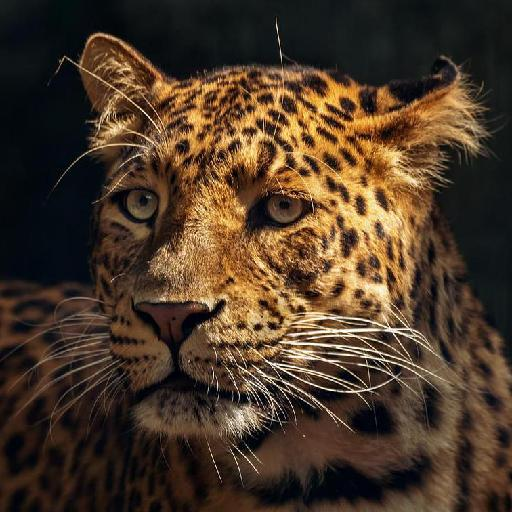
#> input picture src/7.jpg, 512 x 512 px
$ python imgtomat.py
#> lines starting #> are read from the running program, lines starting #| are printed output that depends on the picture
import cv2
import numpy as np
import matplotlib.pyplot as plt
import math
#np.set_printoptions(threshold=np.inf)

image = cv2.imread("7.jpg")
#> image is the input picture: shape (512, 512, 3); mean B, G, R 39.8, 56.5, 75
image_rgb=cv2.cvtColor(image, cv2.COLOR_BGR2RGB)
image_mat = image_rgb/255
r=image_mat[:,:,0]
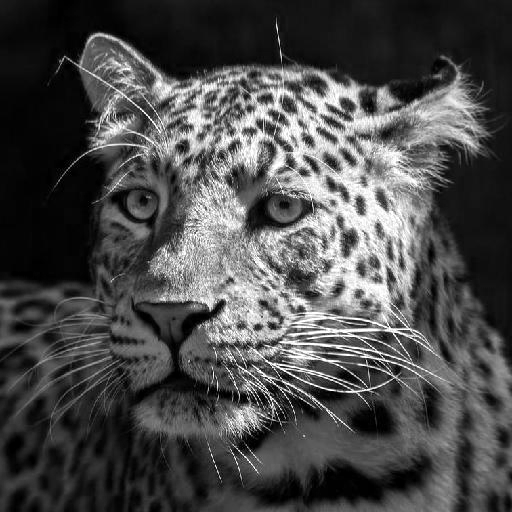
#> r: shape (512, 512) float64; min 0, max 1, mean 0.294
g=image_mat[:,:,1]
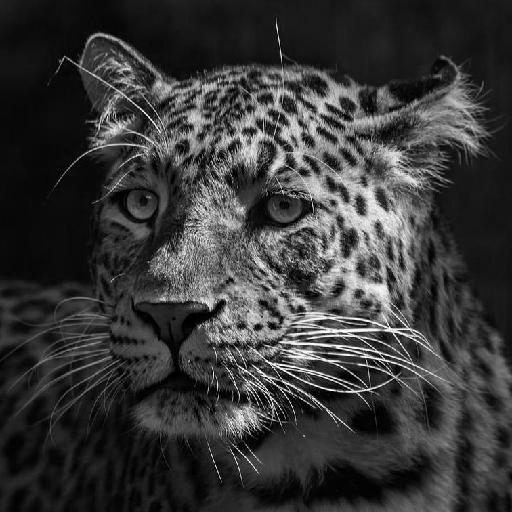
#> g: shape (512, 512) float64; min 0, max 1, mean 0.221
b=image_mat[:,:,2]
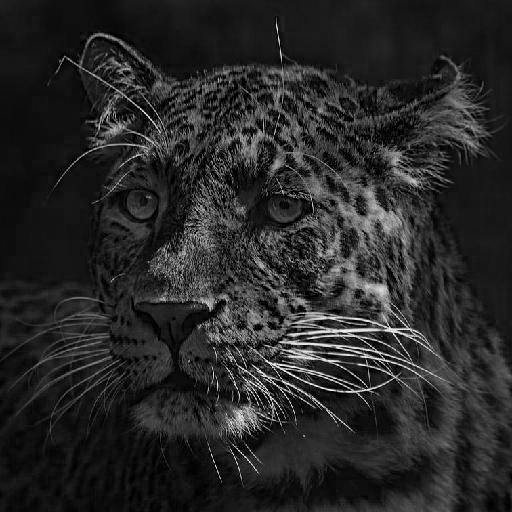
#> b: shape (512, 512) float64; min 0, max 0.973, mean 0.156
row=len(r)
#> row = 512
col=len(r[0])
#> col = 512
cmax=([[0 for i in range(col)] for j in range(row)])
cmin=([[0 for i in range(col)] for j in range(row)])
delta=([[0 for i in range(col)] for j in range(row)])
h=([[0 for i in range(col)] for j in range(row)])
s=([[0 for i in range(col)] for j in range(row)])
v=cmax


for i in range(row):
    for j in range(col):
        cmax[i][j]=max(r[i][j],g[i][j],b[i][j])
        cmin[i][j]=min(r[i][j],g[i][j],b[i][j])
        delta[i][j]=cmax[i][j]-cmin[i][j]
#> after the loop, cmax = 512 items; cmin = 512 items; delta = 512 items
for i in range(row):
    for j in range(col):
        if (delta[i][j]==0):
            h[i][j]=0
        elif (cmax[i][j]==r[i][j]):
            h[i][j]=60*(((g[i][j]-b[i][j])/delta[i][j])%6)
        elif (cmax[i][j]==g[i][j]):
            h[i][j]=60*(((b[i][j]-r[i][j])/delta[i][j])+2)
        else:
            h[i][j]=60*(((r[i][j]-g[i][j])/delta[i][j])+4)
        if (cmax[i][j]!=0):
            s[i][j]=delta[i][j]/cmax[i][j]
#> after the loop, h = 512 items; s = 512 items

hsv=np.transpose([h, s, v], (1, 2, 0))
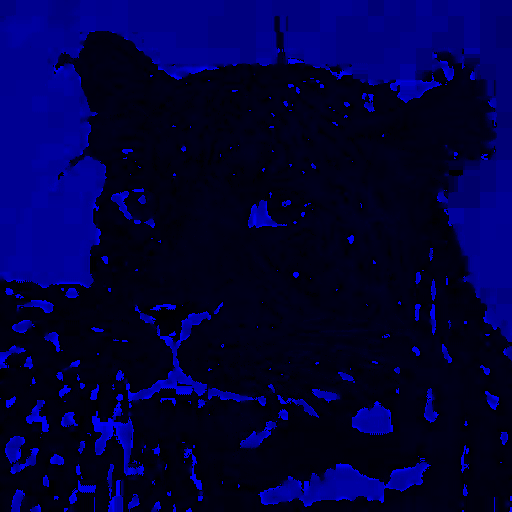
#> hsv: shape (512, 512, 3) float64; mean of channels 0, 1, 2 83.9, 0.5, 0.3; drawn with min black and max white


image_hsv=cv2.cvtColor(image, cv2.COLOR_BGR2HSV)
#> image_hsv: shape (512, 512, 3); mean H, S, V 42, 127.6, 77.2
cv2.imshow("bgr?", image)
cv2.imshow("hsvmatrix", hsv)
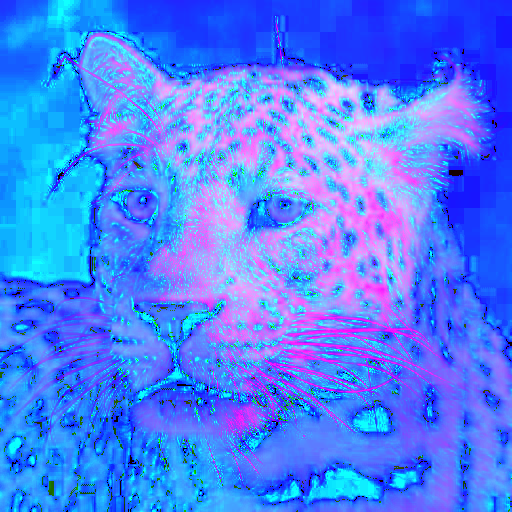
#> window 'hsvmatrix': shape (512, 512, 3); mean B, G, R 251.1, 127.2, 77.2
cv2.imshow("hsvcv2", image_hsv)
cv2.waitKey(0)
cv2.destroyAllWindows()

$ run again, with src/0.jpg copied over src/7.jpg
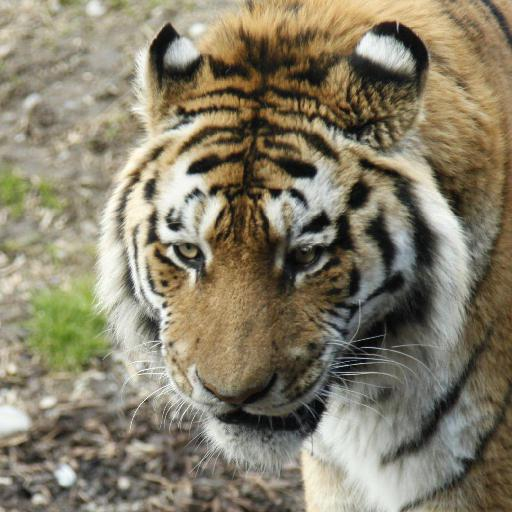
#> input picture src/0.jpg, 512 x 512 px
#> image is the input picture: shape (512, 512, 3); mean B, G, R 105.7, 126.8, 134.5
#> `b=image_mat[:,:,2]`:
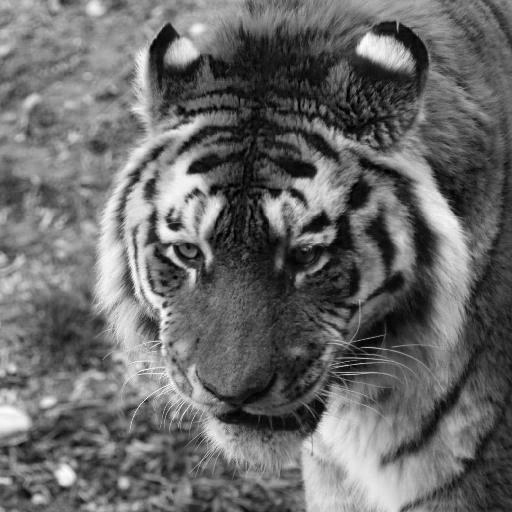
#> b: shape (512, 512) float64; min 0, max 1, mean 0.415
#> row = 512
#> after the loop `for i in range(row):`: cmax = 512 items
#> image_hsv: shape (512, 512, 3); mean H, S, V 30.1, 62.4, 135.8
#> `cv2.imshow("hsvmatrix", hsv)`:
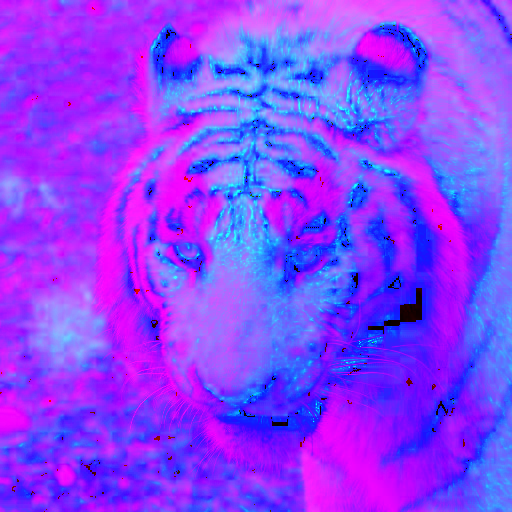
#> window 'hsvmatrix': shape (512, 512, 3); mean B, G, R 253.2, 61.9, 135.8

$ run again, with src/2.jpg copied over src/7.jpg
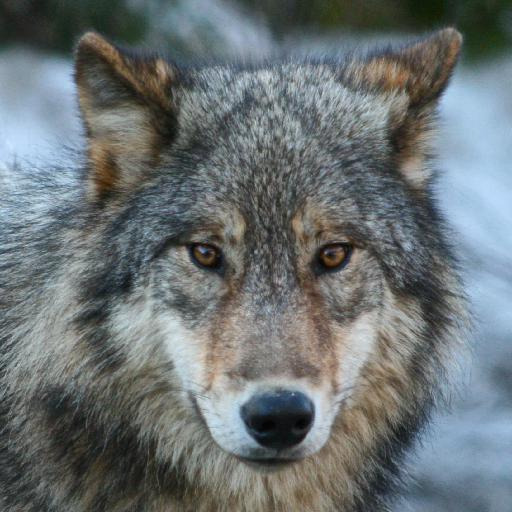
#> input picture src/2.jpg, 512 x 512 px
#> image is the input picture: shape (512, 512, 3); mean B, G, R 115.7, 114, 106.8
#> `b=image_mat[:,:,2]`:
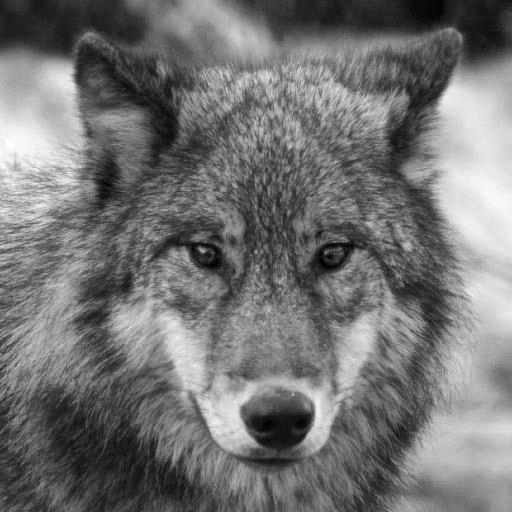
#> b: shape (512, 512) float64; min 0, max 1, mean 0.454
#> row = 512
#> after the loop `for i in range(row):`: cmax = 512 items
#> image_hsv: shape (512, 512, 3); mean H, S, V 70.9, 42.2, 121.8
#> `cv2.imshow("hsvmatrix", hsv)`:
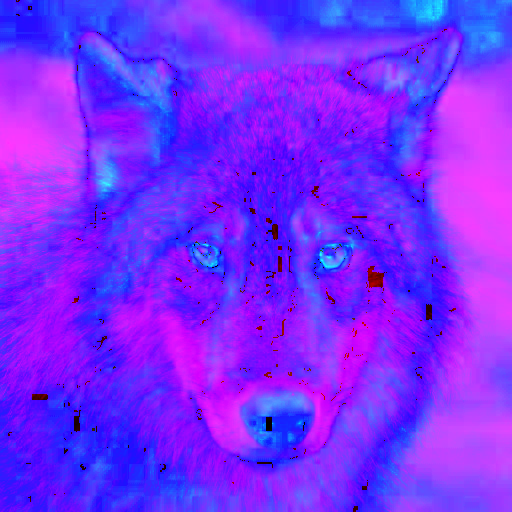
#> window 'hsvmatrix': shape (512, 512, 3); mean B, G, R 252.8, 41.7, 121.8

$ run again, with src/3549.jpg copied over src/7.jpg
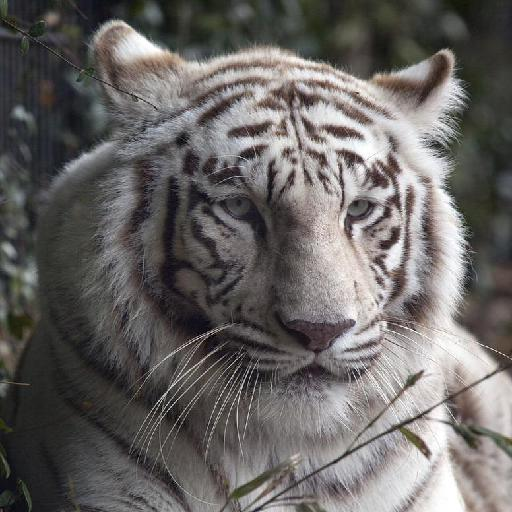
#> input picture src/3549.jpg, 512 x 512 px
#> image is the input picture: shape (512, 512, 3); mean B, G, R 99.8, 101.3, 104.5
#> row = 512
#> after the loop `for i in range(row):`: cmax = 512 items
#> `hsv=np.transpose([h, s, v], (1, 2, 0))`:
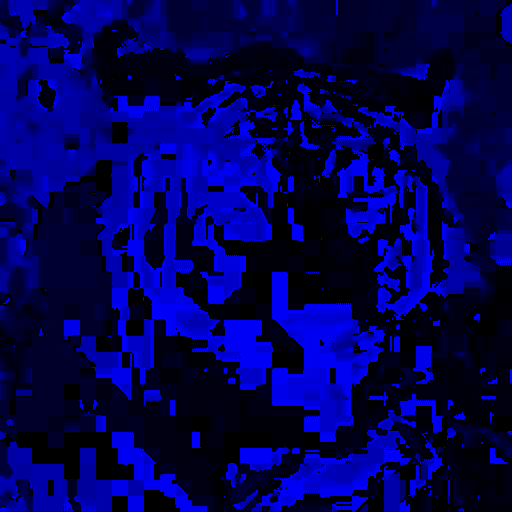
#> hsv: shape (512, 512, 3) float64; mean of channels 0, 1, 2 123.3, 0.1, 0.4; drawn with min black and max white
#> image_hsv: shape (512, 512, 3); mean H, S, V 61.7, 23.1, 105.8
#> `cv2.imshow("hsvmatrix", hsv)`:
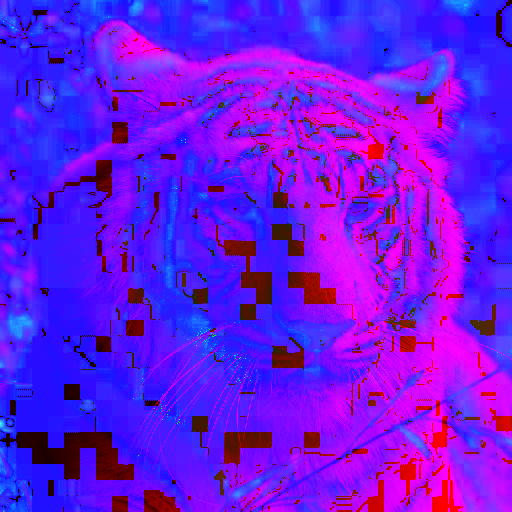
#> window 'hsvmatrix': shape (512, 512, 3); mean B, G, R 230.7, 22.6, 105.8
